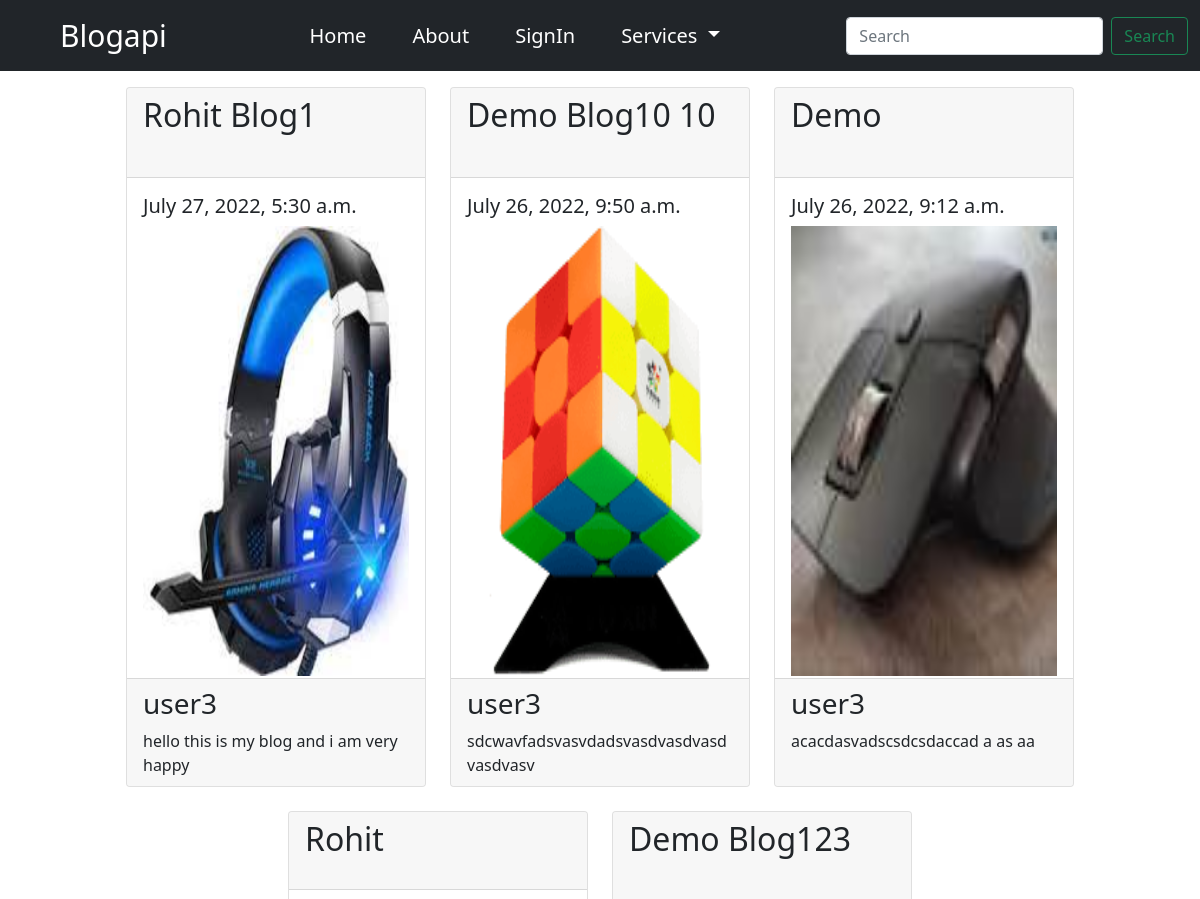
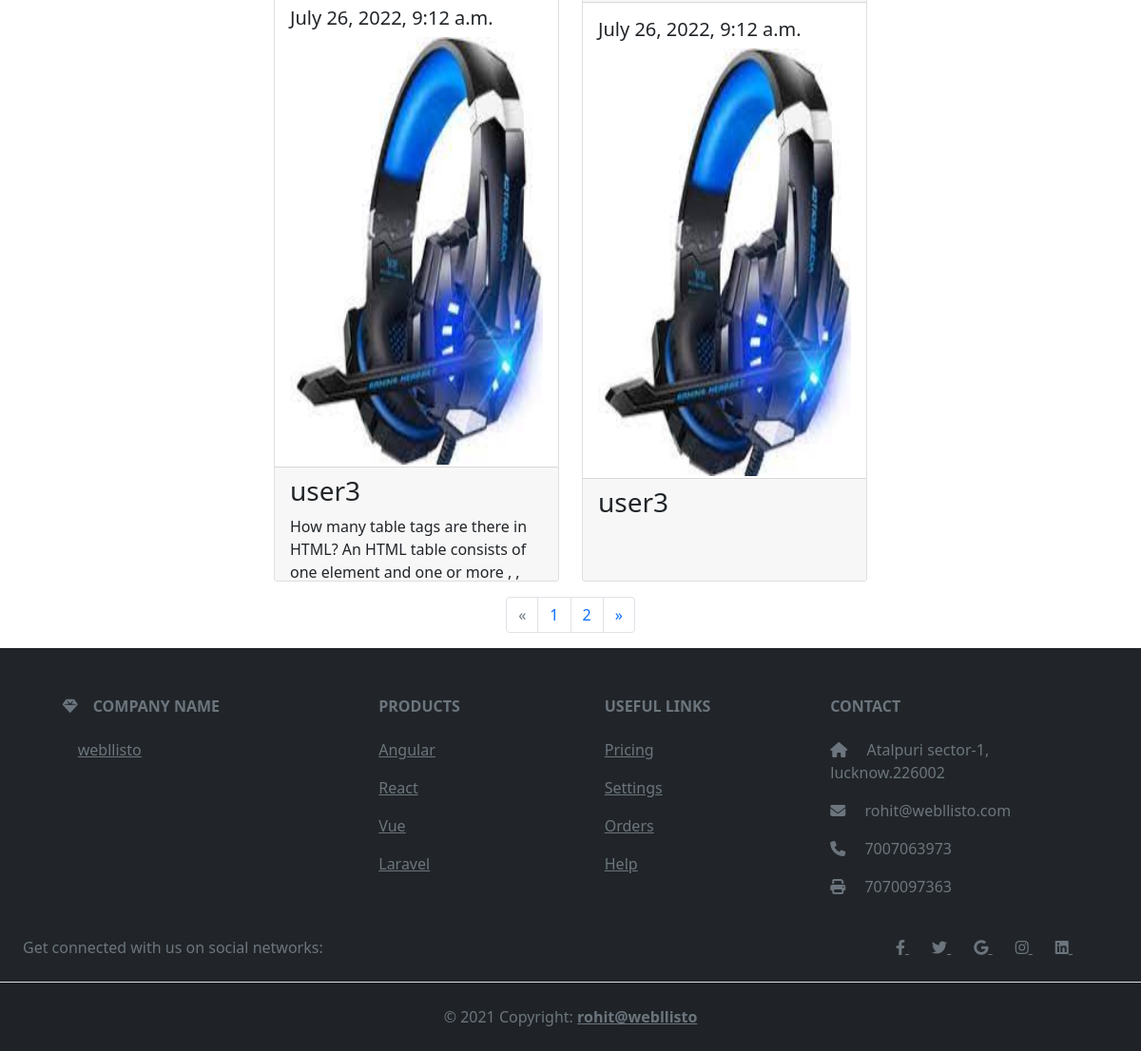
Before: / with the older database file (2 pictures, top to bottom).
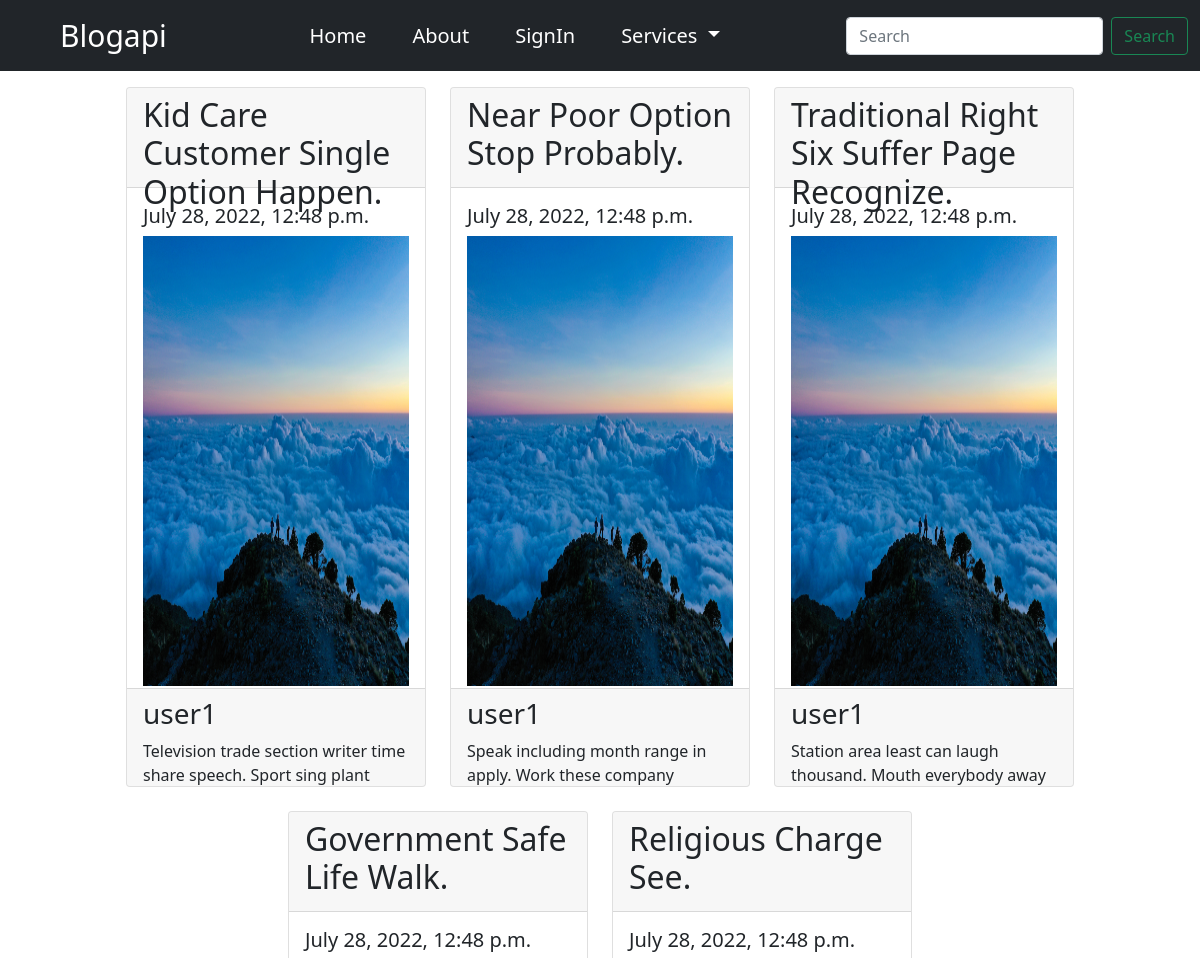
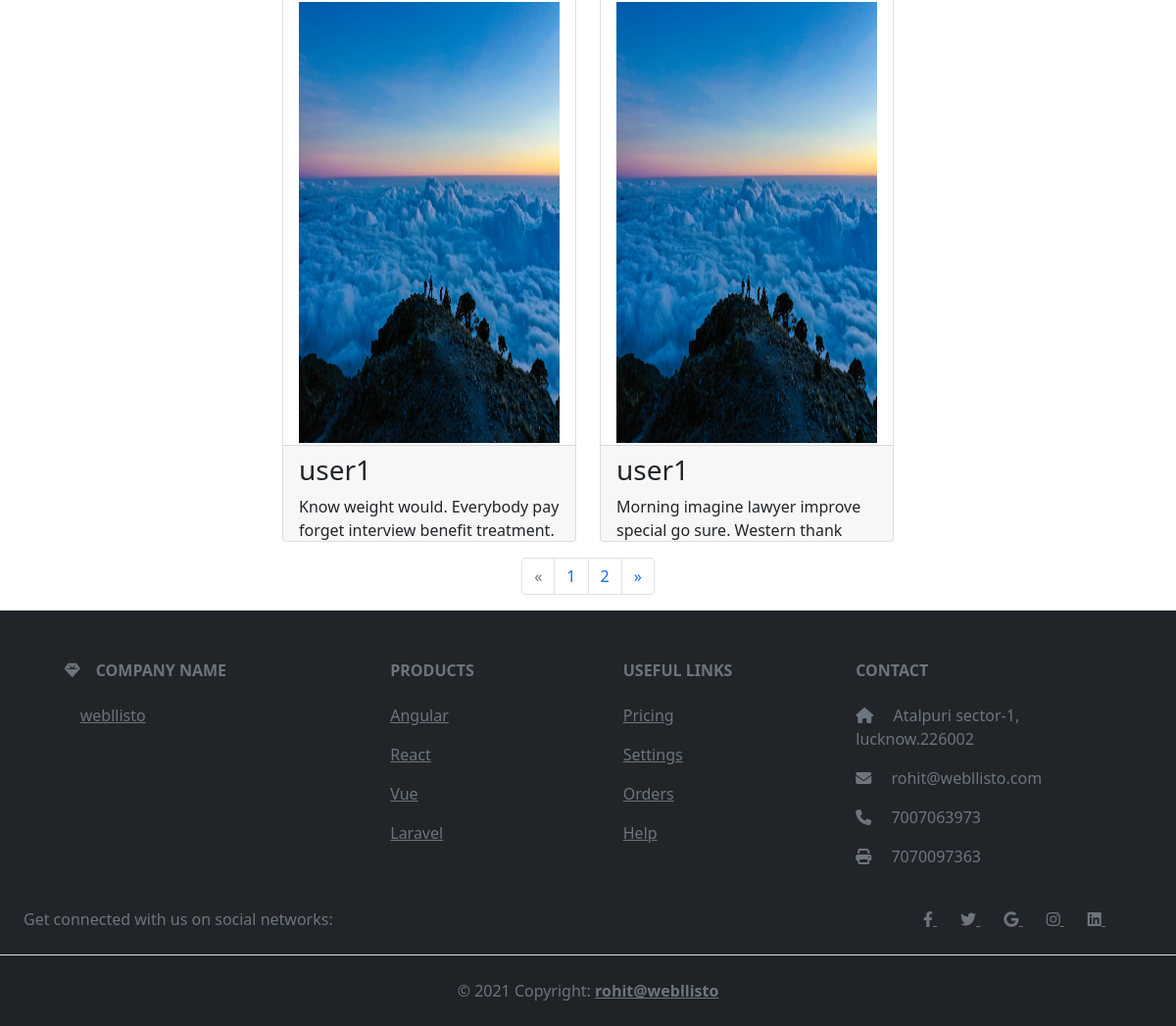
After: the same page with the newer database file (2 pictures, top to bottom).
### blog/models.py (models this page shows, shortened)
class Blog(models.Model):
    blog_auther = models.ForeignKey(MyUser, on_delete=models.CASCADE)
    blog_image = models.ImageField(
        upload_to="blog/images", default="blog/images/image.jpg", null=True)
    blog_content = RichTextField(null=True)
    blog_title = models.CharField(max_length=150, unique=True)
    blog_keywords = models.CharField(max_length=150, null=True)
    blog_description = models.CharField(max_length=150, null=True)
    blog_uploaded_on = models.DateTimeField(auto_now=True)
    blog_is_approved = models.BooleanField(default=False)
    blog_new_request = models.BooleanField(default=True)
    blog_del_request = models.BooleanField(default=False)
    new_slug = AutoSlugField(populate_from='blog_title',
                             unique=True, null=True, default=None)

### account/models.py (models this page shows)
class MyUser(AbstractBaseUser, PermissionsMixin):
    user_email = models.EmailField(unique=True)
    user_contact = models.BigIntegerField(null=True, default=00000)
    first_name = models.CharField(max_length=30, default="")
    last_name = models.CharField(max_length=30, default="")
    user_name = models.CharField(max_length=30, unique=True)
    is_auther = models.BooleanField(default=False)
    is_staff = models.BooleanField(default=False)
    is_active = models.BooleanField(default=False)
    new_slug = AutoSlugField(populate_from='user_name',
                             null=True, default=None)
    user_image = models.ImageField(
        upload_to="media/account/images", default="")
    sign_up_date = models.DateTimeField(default=timezone.now)
    objects = customAccountManager()
    USERNAME_FIELD = "user_email"
    REQUIRED_FIELDS = ["user_name", "first_name"]
    def __str__(self):
        return self.user_name

### home/views.py (the view)
# urls.py: path("", views.index, name="index"),
def index(request):
    p = Paginator(Blog.objects.filter(
        blog_is_approved=True).order_by('-blog_uploaded_on'), 5)
    page = request.GET.get('page')
    blog_paginate = p.get_page(page)
    return render(request, "home/index.html", {"blog_paginate": blog_paginate})

### home/templates/home/index.html (shortened to what this page needs)
{% extends 'basic.html' %}
{% block body %}
{% load static %}
<div class="row g-0 gap-4 my-3 align-items-center justify-content-center">
    {% for i in blog_paginate %}
    <div class="col-3">
        <a href="{% url 'open-blog' i.new_slug %}" class="text-decoration-none text-dark">
            <div class="card" style="height: 700px;overflow: hidden;">
                <div class="card-header" style="height: 100px ;">
                    <h2 class="text-capitalize">{{i.blog_title}}</h2>
                </div>
                <div class="card-body" style="height: 500px ;">
                    <h5>{{i.blog_uploaded_on}}</h5>
                    <img src='media/{{i.blog_image}}' style="height: 450px; width: 100%;" alt="...">
                </div>
                <div class="card-footer" style="height: 120px ;">
                    <h3>{{i.blog_auther}}</h3>
                    <div class="article-boy">{{i.blog_content|safe|striptags|truncatechars:120}}</div>
                </div>
            </div>
        </a>
    </div>
    {% endfor %}
</div>
<nav aria-label="Page navigation example">
    <ul class="pagination justify-content-center">
        {% if blog_paginate.has_previous %}
        <li class="page-item "><a class="page-link" href="?page=1">&laquo</a></li>
        <li class="page-item"><a class="page-link"
                href="?page={{blog_paginate.previous_page_number}}">{{blog_paginate.previous_page_number}}
            </a></li>
        {% else %}
        <li class="page-item disabled"><a class="page-link" href="#">&laquo</a></li>
        {% endif %}
        <li class="page-item"><a class="page-link" href="?page={{blog_paginate.number}}">{{blog_paginate.number}}
            </a></li>
        {% if blog_paginate.has_next %}
        <li class="page-item"><a class="page-link"
                href="?page={{blog_paginate.next_page_number}}">{{blog_paginate.next_page_number}}
            </a></li>
        <li class="page-item "><a class="page-link" href="?page={{blog_paginate.paginator.num_pages}}">&raquo</a>
        </li>
        {% else %}
        <li class="page-item disabled"><a class="page-link" href="#">
                &raquo</a>
        </li>
        {% endif %}
    </ul>
</nav>
{% endblock %}

### template/basic.html (shortened to what this page needs)
<!doctype html>
<html lang="en">
<head>
  <link href="https://cdn.jsdelivr.net/npm/bootstrap@5.0.2/dist/css/bootstrap.min.css" rel="stylesheet"
>
  <link rel="stylesheet" href="https://cdnjs.cloudflare.com/ajax/libs/font-awesome/6.1.1/css/all.min.css"
 />
</head>
<body>
  <nav class="navbar navbar-expand-lg bg-dark">
    <div class="container-fluid">
      {% if user.is_authenticated %}
      <a style="font-size: 30px;color:white;" class="navbar-brand ms-5 text-capitalize"
        href="{% url 'show-profile' %}">{{user.user_name}}</a>
      {% else %}
      <a style="font-size: 30px;color:white;" class="navbar-brand ms-5" href="/">Blogapi</a>
      {% endif %}
      <div class="collapse navbar-collapse" id="navbarSupportedContent">
        <ul class="navbar-nav mx-auto mb-2 mb-lg-0" style="gap: 30px; font-size: 20px;">
          <li class="nav-item">
            <a class="nav-link active" aria-current="page" href="/">Home</a>
          </li>
          <li class="nav-item">
            <a class="nav-link" href="{% url 'about' %}">About</a>
          </li>
          {% if user.is_authenticated %}
          <li class="nav-item">
            <a class="nav-link" href="{% url 'sign-out' %}">SignOut</a>
          </li>
          {% else %}
          <li class="nav-item">
            <a class="nav-link" href="{% url 'sign-in' %}">SignIn</a>
          </li>
          {% endif %}
          <li class="nav-item dropdown">
            <a class="nav-link dropdown-toggle" href="#" id="navbarDropdown" role="button" data-bs-toggle="dropdown"
              aria-expanded="false">
              Services
            </a>
          </li>
        </ul>
        <form class="d-flex" method="post" action="{% url 'search' %}">
          <input class="form-control me-2" type="text" placeholder="Search" name="search" aria-label="Search">
          <button class="btn btn-outline-success" type="submit">Search</button>
        </form>
      </div>
    </div>
  </nav>
  {% block body %}{% endblock %}
  <footer class="text-center text-lg-start bg-dark text-muted pt-1">
    <section class="">
      <div class="container text-center text-md-start mt-5">
        <div class="row mt-3">
          <div class="col-md-3 col-lg-4 col-xl-3 mx-auto mb-4">
            <h6 class="text-uppercase fw-bold mb-4">
              <i class="fas fa-gem me-3"></i>Company name
            </h6>
            <a href="https://webllisto.com/" class="text-reset mx-3">webllisto
            </a>
          </div>
          <div class="col-md-2 col-lg-2 col-xl-2 mx-auto mb-4">
            <h6 class="text-uppercase fw-bold mb-4">
              Products
            </h6>
            <p>
              <a href="#!" class="text-reset">Angular</a>
            </p>
            <p>
              <a href="#!" class="text-reset">React</a>
            </p>
            <p>
              <a href="#!" class="text-reset">Vue</a>
            </p>
            <p>
              <a href="#!" class="text-reset">Laravel</a>
            </p>
          </div>
          <div class="col-md-3 col-lg-2 col-xl-2 mx-auto mb-4">
            <h6 class="text-uppercase fw-bold mb-4">
              Useful links
            </h6>
            <p>
              <a href="#!" class="text-reset">Pricing</a>
            </p>
            <p>
              <a href="#!" class="text-reset">Settings</a>
            </p>
            <p>
              <a href="#!" class="text-reset">Orders</a>
            </p>
            <p>
              <a href="#!" class="text-reset">Help</a>
            </p>
          </div>
          <div class="col-md-4 col-lg-3 col-xl-3 mx-auto mb-md-0 mb-4">
            <h6 class="text-uppercase fw-bold mb-4">
              Contact
            </h6>
            <p><i class="fas fa-home me-3"></i> Atalpuri sector-1,
              lucknow.226002</p>
            <p>
              <i class="fas fa-envelope me-3"></i>
              rohit@webllisto.com
            </p>
            <p><i class="fas fa-phone me-3"></i> 7007063973</p>
            <p><i class="fas fa-print me-3"></i> 7070097363</p>
          </div>
        </div>
      </div>
    </section>
    <section class="d-flex justify-content-center justify-content-lg-between p-4 border-bottom">
      <div class="me-5 d-none d-lg-block">
        <span>Get connected with us on social networks:</span>
      </div>
      <div>
        <a href="" class="me-4 text-reset">
          <i class="fab fa-facebook-f"></i>
        </a>
        <a href="" class="me-4 text-reset">
          <i class="fab fa-twitter"></i>
        </a>
        <a href="rohit@webllisto.com" class="me-4 text-reset">
          <i class="fab fa-google"></i>
        </a>
        <a href="" class="me-4 text-reset">
          <i class="fab fa-instagram"></i>
        </a>
        <a href="https://www.linkedin.com/in/rohit-bhatt-65a12a1a4/" class="me-4 text-reset">
          <i class="fab fa-linkedin"></i>
        </a>
      </div>
    </section>
    <div class="text-center p-4" style="background-color: rgba(0, 0, 0, 0.05);">
      © 2021 Copyright:
      <a class="text-reset fw-bold" href="#">rohit@webllisto</a>
    </div>
  </footer>
</body>
</html>

### template/basic.html (style rules this page uses)
* { text-decoration: none; list-style: none; }
.nav-link { color: white; }

Changed rows visible on the page:
removed Blog: blog_title "Rohit Blog1", blog_uploaded_on "July 27, 2022, 5:30 a.m.", blog_image (picture), blog_auther "user3", blog_content "hello this is my blog and i am very happy"
removed Blog: blog_title "Demo Blog10 10", blog_uploaded_on "July 26, 2022, 9:50 a.m.", blog_image (picture), blog_auther "user3", blog_content "sdcwavfadsvasvdadsvasdvasdvasdvasdvasv"
removed Blog: blog_title "Demo", blog_uploaded_on "July 26, 2022, 9:12 a.m.", blog_image (picture), blog_auther "user3", blog_content "acacdasvadscsdcsdaccad a as aa"
removed Blog: blog_title "Rohit", blog_uploaded_on "July 26, 2022, 9:12 a.m.", blog_image (picture), blog_auther "user3", blog_content "How many table tags are there in HTML? An HTML table consists of one element and one or more , ,…"
removed Blog: blog_title "Demo Blog123", blog_uploaded_on "July 26, 2022, 9:12 a.m.", blog_image (picture), blog_auther "user3"
added Blog: blog_title "Kid Care Customer Single Option Happen.", blog_uploaded_on "July 28, 2022, 12:48 p.m.", blog_image (picture), blog_auther "user1", blog_content "Television trade section writer time share speech. Sport sing plant…"
added Blog: blog_title "Near Poor Option Stop Probably.", blog_uploaded_on "July 28, 2022, 12:48 p.m.", blog_image (picture), blog_auther "user1", blog_content "Speak including month range in apply. Work these company…"
added Blog: blog_title "Traditional Right Six Suffer Page Recognize.", blog_uploaded_on "July 28, 2022, 12:48 p.m.", blog_image (picture), blog_auther "user1", blog_content "Station area least can laugh thousand. Mouth everybody away…"
added Blog: blog_title "Government Safe Life Walk.", blog_uploaded_on "July 28, 2022, 12:48 p.m.", blog_image (picture), blog_auther "user1", blog_content "Know weight would. Everybody pay forget interview benefit treatment.…"
added Blog: blog_title "Religious Charge See.", blog_uploaded_on "July 28, 2022, 12:48 p.m.", blog_image (picture), blog_auther "user1", blog_content "Morning imagine lawyer improve special go sure. Western thank…"
